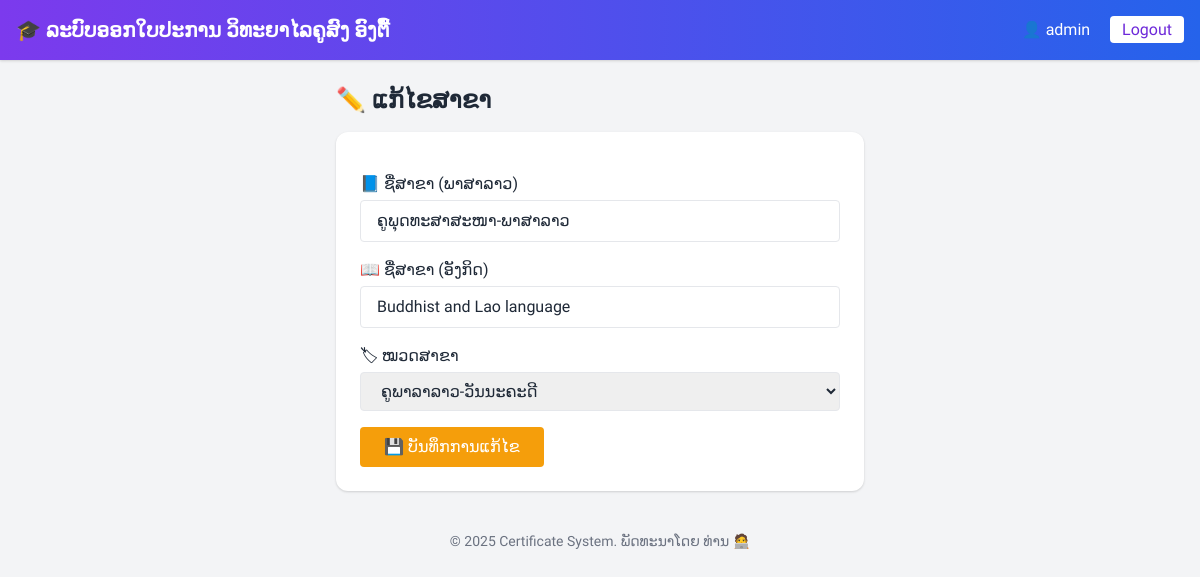
The page /views/major_edit.php?id=3 (signed in) on the database its author committed.
### tables this page shows
CREATE TABLE `majors` (
  `id` int(11) NOT NULL COMMENT 'ລະຫັດສາຂາ',
  `major_lao` varchar(100) NOT NULL COMMENT 'ຊື່ສາຂາ (ພາສາລາວ)',
  `major_en` varchar(100) NOT NULL COMMENT 'ຊື່ສາຂາ (ພາສາອັງກິດ)',
  `category_id` int(11) DEFAULT NULL COMMENT 'ເຊື່ອມໄປຫາໝວດສາຂາ'
);

CREATE TABLE `major_categories` (
  `id` int(11) NOT NULL COMMENT 'ລະຫັດໝວດສາຂາ',
  `category_name_lao` varchar(100) NOT NULL COMMENT 'ຊື່ໝວດສາຂາ (ພາສາລາວ)',
  `category_name_en` varchar(100) NOT NULL COMMENT 'ຊື່ໝວດສາຂາ (ພາສາອັງກິດ)'
);

### views/major_edit.php (the view, shortened to what this page needs)
<?php
require_once(__DIR__ . '/../config/config.php');
$id = intval($_GET['id']);
$stmt = $pdo->prepare("SELECT * FROM majors WHERE id = ?");
$stmt->execute([$id]);
$major = $stmt->fetch();
$cats = $pdo->query("SELECT id, category_name_lao FROM major_categories")->fetchAll();
?>
<?php include('header.php'); ?>
<main class="flex-1 p-6 max-w-xl mx-auto">
  <h2 class="text-2xl font-bold mb-4">✏️ ແກ້ໄຂສາຂາ</h2>
  <form action="<?= BASE_URL ?>actions/major_edit_process.php" method="POST" class="space-y-4 bg-white p-6 rounded-xl shadow">
    <div>
      <label class="block mb-1">📘 ຊື່ສາຂາ (ພາສາລາວ)</label>
      <input type="text" name="major_lao" value="<?= htmlspecialchars($major['major_lao']) ?>" required class="w-full border px-4 py-2 rounded">
    </div>
    <div>
      <label class="block mb-1">📖 ຊື່ສາຂາ (ອັງກິດ)</label>
      <input type="text" name="major_en" value="<?= htmlspecialchars($major['major_en']) ?>" required class="w-full border px-4 py-2 rounded">
    </div>
    <div>
      <label class="block mb-1">🏷 ໝວດສາຂາ</label>
      <select name="category_id" class="w-full border px-4 py-2 rounded">
        <?php foreach ($cats as $cat): ?>
          <option value="<?= $cat['id'] ?>" <?= $major['category_id'] == $cat['id'] ? 'selected' : '' ?>>
            <?= htmlspecialchars($cat['category_name_lao']) ?>
          </option>
        <?php endforeach; ?>
      </select>
    </div>
    <button type="submit" class="bg-yellow-500 text-white px-6 py-2 rounded hover:bg-yellow-600">💾 ບັນທຶກການແກ້ໄຂ</button>
  </form>
</main>
<?php include('footer.php'); ?>

### views/header.php (style rules this page uses)
body { font-family: 'Phetsarath', sans-serif; }

### rows shown on the page
majors: major_lao "ຄູພຸດທະສາສະໜາ-ພາສາລາວ", major_en "Buddhist and Lao language", category_id "ຄູພາລາລາວ-ວັນນະຄະດີ"

### other values the page prints
$_SESSION['user']['username'] "admin"
